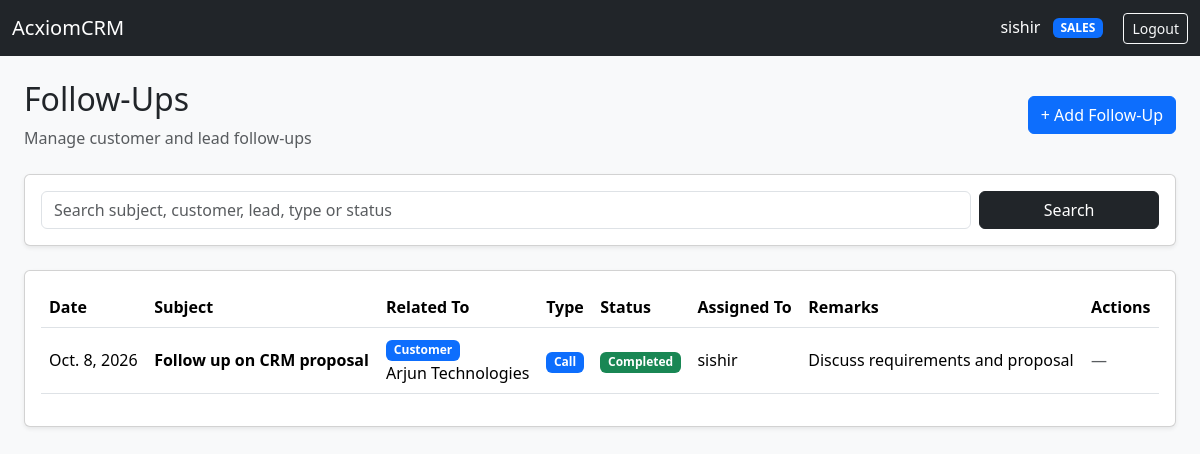
/followups/ (signed in), run on the app's committed database.
### crm/models.py (models this page shows, shortened)
class FollowUp(models.Model):
    TYPE_CHOICES = [
        ('CALL', 'Call'),
        ('MEETING', 'Meeting'),
        ('EMAIL', 'Email'),
        ('TASK', 'Task'),
    ]
    STATUS_CHOICES = [
        ('PLANNED', 'Planned'),
        ('COMPLETED', 'Completed'),
        ('MISSED', 'Missed'),
        ('CANCELLED', 'Cancelled'),
    ]
    customer = models.ForeignKey(
        Customer,
        on_delete=models.CASCADE,
        null=True,
        blank=True,
        related_name='followups'
    )
    lead = models.ForeignKey(
        Lead,
        on_delete=models.CASCADE,
        null=True,
        blank=True,
        related_name='followups'
    )
    follow_up_date = models.DateField()
    follow_up_type = models.CharField(
        max_length=20,
        choices=TYPE_CHOICES,
        default='CALL'
    )
    subject = models.CharField(
        max_length=200
    )
    remarks = models.TextField(
        blank=True
    )
    status = models.CharField(
        max_length=20,
        choices=STATUS_CHOICES,
        default='PLANNED'
    )
    assigned_to = models.ForeignKey(
        User,
        on_delete=models.SET_NULL,
        null=True,
        blank=True,
        related_name='followups'
    )
    created_date = models.DateTimeField(
        auto_now_add=True
    )

class Customer(models.Model):
    STATUS_CHOICES = [
        ('LEAD', 'Lead'),
        ('ACTIVE', 'Active'),
        ('INACTIVE', 'Inactive'),
    ]
    customer_code = models.CharField(
        max_length=20,
        unique=True
    )
    customer_name = models.CharField(
        max_length=100
    )
    email = models.EmailField(
        unique=True
    )
    phone = models.CharField(
        max_length=15,
        unique=True
    )
    company_name = models.CharField(
        max_length=150,
        blank=True
    )
    address = models.TextField(
        blank=True
    )
    city = models.CharField(
        max_length=100,
        blank=True
    )
    state = models.CharField(
        max_length=100,
        blank=True
    )
    status = models.CharField(
        max_length=20,
        choices=STATUS_CHOICES,
        default='ACTIVE'
    )
    assigned_to = models.ForeignKey(
        User,
        on_delete=models.SET_NULL,
        null=True,
        blank=True,
        related_name='customers'
    )
    created_by = models.ForeignKey(
        User,
        on_delete=models.SET_NULL,
        null=True,
        related_name='created_customers'
    )
    created_date = models.DateTimeField(
        auto_now_add=True
    )
    modified_date = models.DateTimeField(
        auto_now=True
    )

### crm/views.py (the view, shortened to what this page needs)
@login_required
def followup_list(request):
    user = request.user
    role = getattr(
        getattr(user, 'profile', None),
        'role',
        'SALES'
    )
    if role in ['ADMIN', 'MANAGER']:
        followups = FollowUp.objects.all()
    else:
        followups = FollowUp.objects.filter(
            assigned_to=user
        )
    search = request.GET.get(
        'search',
        ''
    ).strip()
    followups = followups.select_related(
        'customer',
        'lead',
        'assigned_to'
    ).order_by(
        'follow_up_date',
        'created_date'
    )
    return render(
        request,
        'followups/list.html',
        {
            'followups': followups,
            'search': search,
            'role': role,
            'today': timezone.now().date(),
        }
    )

### templates/followups/list.html (shortened to what this page needs)
<!DOCTYPE html>
<html lang="en">
<head>
    <link
        href="https://cdn.jsdelivr.net/npm/bootstrap@5.3.3/dist/css/bootstrap.min.css"
        rel="stylesheet">
</head>
<body class="bg-light">
<nav class="navbar navbar-dark bg-dark">
    <div class="container-fluid">
        <a
            href="{% url 'dashboard' %}"
            class="navbar-brand">
            AcxiomCRM
        </a>
        <div class="text-white">
            {{ request.user.username }}
            {% if role %}
                <span class="badge bg-primary ms-2">
                    {{ role }}
                </span>
            {% endif %}
            <a
                href="{% url 'logout' %}"
                class="btn btn-outline-light btn-sm ms-3">
                Logout
            </a>
        </div>
    </div>
</nav>
<div class="container-fluid p-4">
    <div class="d-flex justify-content-between align-items-center mb-4">
        <div>
            <h2>
                Follow-Ups
            </h2>
            <p class="text-muted mb-0">
                Manage customer and lead follow-ups
            </p>
        </div>
        <a
            href="{% url 'followup_create' %}"
            class="btn btn-primary">
            + Add Follow-Up
        </a>
    </div>
    <div class="card shadow-sm mb-4">
        <div class="card-body">
            <form
                method="GET"
                class="row g-2">
                <div class="col-md-10">
                    <input
                        type="text"
                        name="search"
                        value="{{ search }}"
                        class="form-control"
                        placeholder="Search subject, customer, lead, type or status">
                </div>
                <div class="col-md-2">
                    <button
                        type="submit"
                        class="btn btn-dark w-100">
                        Search
                    </button>
                </div>
            </form>
        </div>
    </div>
    <div class="card shadow-sm">
        <div class="card-body">
            <div class="table-responsive">
                <table class="table table-hover align-middle">
                    <thead>
                        <tr>
                            <th>Date</th>
                            <th>Subject</th>
                            <th>Related To</th>
                            <th>Type</th>
                            <th>Status</th>
                            <th>Assigned To</th>
                            <th>Remarks</th>
                            <th>Actions</th>
                        </tr>
                    </thead>
                    <tbody>
                    {% for followup in followups %}
                        <tr>
                            <td>
                                {{ followup.follow_up_date }}
                            </td>
                            <td>
                                <strong>
                                    {{ followup.subject }}
                                </strong>
                            </td>
                            <td>
                                {% if followup.customer %}
                                    <span class="badge bg-primary">
                                        Customer
                                    </span>
                                    <br>
                                    {{ followup.customer.customer_name }}
                                {% elif followup.lead %}
                                    <span class="badge bg-success">
                                        Lead
                                    </span>
                                    <br>
                                    {{ followup.lead.lead_name }}
                                {% else %}
                                    <span class="text-muted">
                                        Not assigned
                                    </span>
                                {% endif %}
                            </td>
                            <td>
                                {% if followup.follow_up_type == 'CALL' %}
                                    <span class="badge bg-primary">
                                        Call
                                    </span>
                                {% elif followup.follow_up_type == 'MEETING' %}
                                    <span class="badge bg-info text-dark">
                                        Meeting
                                    </span>
                                {% elif followup.follow_up_type == 'EMAIL' %}
                                    <span class="badge bg-secondary">
                                        Email
                                    </span>
                                {% else %}
                                    <span class="badge bg-dark">
                                        Task
                                    </span>
                                {% endif %}
                            </td>
                            <td>
                                {% if followup.status == 'PLANNED' %}
                                    <span class="badge bg-warning text-dark">
                                        Planned
                                    </span>
                                {% elif followup.status == 'COMPLETED' %}
                                    <span class="badge bg-success">
                                        Completed
                                    </span>
                                {% elif followup.status == 'MISSED' %}
                                    <span class="badge bg-danger">
                                        Missed
                                    </span>
                                {% else %}
                                    <span class="badge bg-secondary">
                                        Cancelled
                                    </span>
                                {% endif %}
                            </td>
                            <td>
                                {% if followup.assigned_to %}
                                    {{ followup.assigned_to.username }}
                                {% else %}
                                    <span class="text-muted">
                                        Unassigned
                                    </span>
                                {% endif %}
                            </td>
                            <td>
                                {% if followup.remarks %}
                                    {{ followup.remarks|truncatechars:50 }}
                                {% else %}
                                    <span class="text-muted">
                                        —
                                    </span>
                                {% endif %}
                            </td>
                            <td>
                                {% if followup.status == 'PLANNED' %}
                                    <a
                                        href="{% url 'followup_complete' followup.id %}"
                                        class="btn btn-sm btn-outline-success">
                                        Complete
                                    </a>
                                {% else %}
                                    <span class="text-muted">
                                        —
                                    </span>
                                {% endif %}
                            </td>
                        </tr>
                    {% endfor %}
                    </tbody>
                </table>
            </div>
        </div>
    </div>
</div>
</body>
</html>

### data on the page
FollowUp: follow_up_date "Oct. 8, 2026", subject "Follow up on CRM proposal", customer.customer_name "Arjun Technologies", follow_up_type "Call", status "Completed", assigned_to.username "sishir", remarks "Discuss requirements and proposal"

### other printed values
{{ request.user.username }} "sishir"
{{ role }} "SALES"
